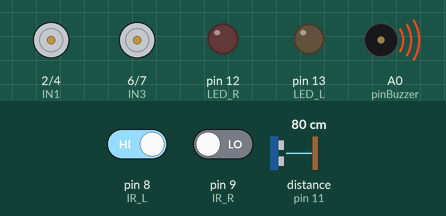
Recording of a sketch running on a simulated Arduino Uno, built with avr-gcc and run on an emulated ATmega328P. Parts: motor-driver pin pairs drawn as motors (green arrow = first pin HIGH = forward, orange = second pin HIGH = backward, longer = more drive, scaled by the enable pin), output pins drawn as LEDs (lit = HIGH), buzzer (waves = sounding). Wiring (inferred from the names in the program): ultrasonic range finder: trigger pin 10; echo pin 11. Dashed ring = blinking. Inputs (shaded band) come from the test bench; at power-on: distance to the obstacle (sensor on pin 11) 80 cm, pin 9 (IR_R) LOW, pin 8 (IR_L) HIGH. The echo pulse lasts 58.3 µs per cm; pins used as bus, display or sensor lines are not drawn; what the sketch prints to the serial monitor is not drawn.

Above: at 1.2 s.
1.3 s: distance to the obstacle (sensor on pin 11) set to 18 cm
4.3 s: distance to the obstacle (sensor on pin 11) set to 13 cm
At 5.1 s:
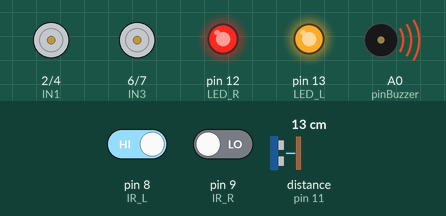
7.3 s: distance to the obstacle (sensor on pin 11) set to 35 cm
At 7.94 s:
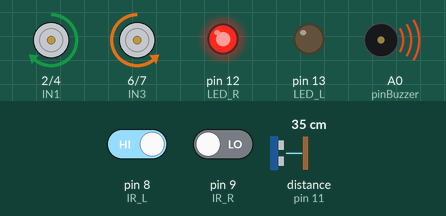
10.3 s: pin 9 (IR_R) driven HIGH
At 11.2 s:
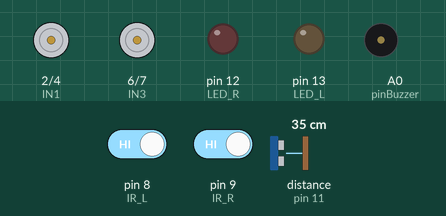
12.1 s: pin 8 (IR_L) driven LOW
At 12.69 s:
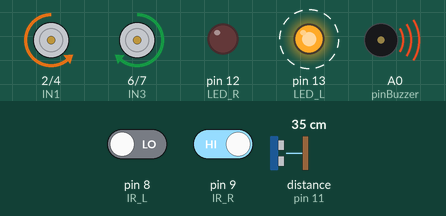
15.1 s: pin 8 (IR_L) driven HIGH
At 15.28 s:
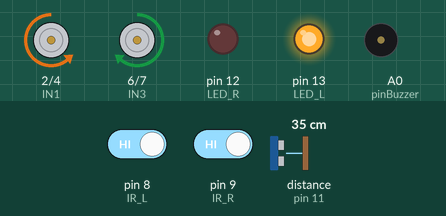
Timing chart, 0 to 17.8 s (numbered marks = the images above; inputs shaded):
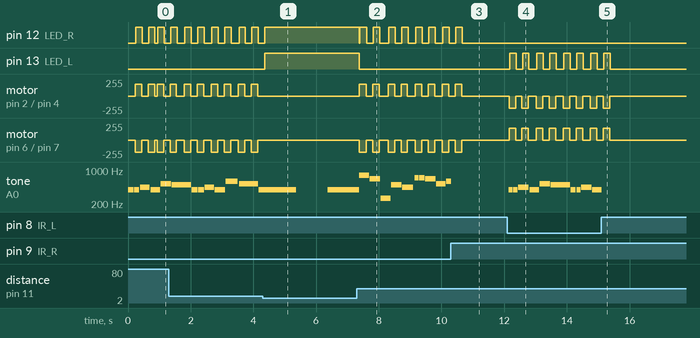

The sketch:

final_code.ino
```cpp
// --- 馬達控制腳位設定區塊 ---
const int ENA = 3, IN1 = 2, IN2 = 4; // 左輪控制
const int ENB = 5, IN3 = 6, IN4 = 7; // 右輪控制

// --- 紅外線循跡感測腳位設定區塊 ---
const int IR_L = 8, IR_R = 9; // 左右紅外線循跡感測器（LOW表示偵測到白線）

// --- LED 腳位設定區塊 ---
const int LED_L = 13;
const int LED_R = 12;

// --- 超音波避障感測器腳位設定區塊 ---
const int Trig = 10, Echo = 11;

// --- 蜂鳴器腳位（DAC輸出） ---
const int pinBuzzer = A0; // 類比腳位 A0

// --- 狀態列舉定義 ---
enum State { IDLE, TURN_RIGHT, TURN_LEFT, MOVE_FORWARD, STOP_MOTORS };
State state = IDLE;

// --- 控制變數 ---
unsigned long lastToggleTime = 0;
bool motorsOn = false;
unsigned long turnStartTime = 0;
const unsigned long turnDuration = 800;

bool ledToggle = false;
bool turnLedToggle = false;

// 生日快樂歌設定（使用頻率）
int doremi[] = {262, 294, 330, 349, 392, 440, 494, 523, 587, 659, 698, 784, 880, 988};

int happybirthday[] = {
  5,5,6,5,8,7,
  5,5,6,5,9,8,
  5,5,12,10,1,7,6,
  11,11,10,8,9,8
};

int meter[] = {
  1,1,2,2,2,4,
  1,1,2,2,2,4,
  1,1,2,2,2,2,2,
  1,1,2,2,2,4
};

int melodyLength = sizeof(happybirthday) / sizeof(int);
int noteIndex = 0;
unsigned long noteStartTime = 0;
bool playingNote = false;

void setup() {
  pinMode(ENA, OUTPUT); pinMode(IN1, OUTPUT); pinMode(IN2, OUTPUT);
  pinMode(ENB, OUTPUT); pinMode(IN3, OUTPUT); pinMode(IN4, OUTPUT);
  pinMode(IR_L, INPUT); pinMode(IR_R, INPUT);
  pinMode(LED_L, OUTPUT); pinMode(LED_R, OUTPUT);
  pinMode(Trig, OUTPUT); pinMode(Echo, INPUT);
  pinMode(pinBuzzer, OUTPUT);

  Serial.begin(9600);
  noteStartTime = millis();
}

void loop() {
  unsigned long currentMillis = millis();

  // 超音波避障偵測
  digitalWrite(Trig, LOW);
  delayMicroseconds(2);
  digitalWrite(Trig, HIGH);
  delayMicroseconds(10);
  digitalWrite(Trig, LOW);

  long dur = pulseIn(Echo, HIGH, 30000);
  float dist = 0;
  if (dur > 0) {
    dist = dur / 58.0;
    Serial.print("距離: "); Serial.print(dist); Serial.println(" cm");
  }

  if (dist > 0 && dist < 15 && state != STOP_MOTORS) {
    Serial.println("前方有障礙物，停止！");
    stopMotors();
    digitalWrite(LED_L, HIGH);
    digitalWrite(LED_R, HIGH);
    delay(1000);
    digitalWrite(LED_L, LOW);
    digitalWrite(LED_R, LOW);
    state = STOP_MOTORS;
    motorsOn = false;
  }

  // 紅外線循跡感測器讀取
  int l = digitalRead(IR_L);
  int r = digitalRead(IR_R);

  switch (state) {
    case IDLE:
      Serial.print("IR_L = "); Serial.print(l);
      Serial.print(", IR_R = "); Serial.println(r);

      if (l == LOW && r == HIGH) {
        Serial.println("開始右轉");
        turnStartTime = currentMillis;
        state = TURN_RIGHT;
        motorsOn = false;
        turnLedToggle = false;
        digitalWrite(LED_L, LOW);
        digitalWrite(LED_R, LOW);

      } else if (l == HIGH && r == LOW) {
        Serial.println("開始左轉");
        turnStartTime = currentMillis;
        state = TURN_LEFT;
        motorsOn = false;
        turnLedToggle = false;
        digitalWrite(LED_L, LOW);
        digitalWrite(LED_R, LOW);

      } else if (l == LOW && r == LOW) {
        Serial.println("前進");
        state = MOVE_FORWARD;
        motorsOn = false;
        digitalWrite(LED_L, LOW);
        digitalWrite(LED_R, LOW);

      } else if (l == HIGH && r == HIGH) {
        Serial.println("停止");
        stopMotors();
        motorsOn = false;
        state = STOP_MOTORS;
        digitalWrite(LED_L, LOW);
        digitalWrite(LED_R, LOW);
      }
      break;

    case TURN_RIGHT:
      if (currentMillis - turnStartTime >= turnDuration) {
        Serial.println("右轉完成，回到IDLE");
        stopMotors();
        motorsOn = false;
        digitalWrite(LED_L, LOW);
        digitalWrite(LED_R, LOW);
        state = IDLE;
      } else {
        if (currentMillis - lastToggleTime >= 200) {
          lastToggleTime = currentMillis;
          motorsOn = !motorsOn;
          turnLedToggle = !turnLedToggle;

          if (motorsOn) {
            startRightTurn(); Serial.println("右轉馬達開");
          } else {
            stopMotors(); Serial.println("右轉馬達停");
          }

          digitalWrite(LED_L, turnLedToggle ? HIGH : LOW);
          digitalWrite(LED_R, LOW);
        }
      }
      break;

    case TURN_LEFT:
      if (currentMillis - turnStartTime >= turnDuration) {
        Serial.println("左轉完成，回到IDLE");
        stopMotors();
        motorsOn = false;
        digitalWrite(LED_L, LOW);
        digitalWrite(LED_R, LOW);
        state = IDLE;
      } else {
        if (currentMillis - lastToggleTime >= 200) {
          lastToggleTime = currentMillis;
          motorsOn = !motorsOn;
          turnLedToggle = !turnLedToggle;

          if (motorsOn) {
            startLeftTurn(); Serial.println("左轉馬達開");
          } else {
            stopMotors(); Serial.println("左轉馬達停");
          }

          digitalWrite(LED_R, turnLedToggle ? HIGH : LOW);
          digitalWrite(LED_L, LOW);
        }
      }
      break;

    case MOVE_FORWARD:
      if (!(l == LOW && r == LOW)) {
        Serial.println("前進感測器條件不符，停止並回IDLE");
        stopMotors();
        digitalWrite(LED_L, LOW);
        digitalWrite(LED_R, LOW);
        motorsOn = false;
        state = IDLE;
      } else {
        if (currentMillis - lastToggleTime >= 100) {
          lastToggleTime = currentMillis;
          motorsOn = !motorsOn;
          ledToggle = !ledToggle;

          if (motorsOn) {
            moveForward(); Serial.println("前進馬達開");
          } else {
            stopMotors(); Serial.println("前進馬達停");
          }

          if (ledToggle) {
            digitalWrite(LED_L, HIGH);
            digitalWrite(LED_R, LOW);
          } else {
            digitalWrite(LED_L, LOW);
            digitalWrite(LED_R, HIGH);
          }
        }
      }
      break;

    case STOP_MOTORS:
      stopMotors();
      digitalWrite(LED_L, LOW);
      digitalWrite(LED_R, LOW);
      motorsOn = false;
      state = IDLE;
      break;
  }

  // --- 非阻塞生日快樂歌播放（偵測兩個感測器同時HIGH就停止唱並重置） ---
  if (l == HIGH && r == HIGH) {
    // 兩個HIGH時停止並重置
    noTone(pinBuzzer);
    noteIndex = 0;
    playingNote = false;
    noteStartTime = currentMillis;
  } else {
    // 其他情況持續播放（轉彎時不重置）
    playHappyBirthdayNonBlocking(currentMillis);
  }
}

// 馬達控制函式
void startRightTurn() {
  digitalWrite(IN1, LOW);
  digitalWrite(IN2, HIGH);
  analogWrite(ENA, 180);

  digitalWrite(IN3, HIGH);
  digitalWrite(IN4, LOW);
  analogWrite(ENB, 180);
}

void startLeftTurn() {
  digitalWrite(IN1, HIGH);
  digitalWrite(IN2, LOW);
  analogWrite(ENA, 180);

  digitalWrite(IN3, LOW);
  digitalWrite(IN4, HIGH);
  analogWrite(ENB, 180);
}

void moveForward() {
  digitalWrite(IN1, HIGH);
  digitalWrite(IN2, LOW);
  analogWrite(ENA, 200);

  digitalWrite(IN3, HIGH);
  digitalWrite(IN4, LOW);
  analogWrite(ENB, 200);
}

void stopMotors() {
  digitalWrite(IN1, LOW);
  digitalWrite(IN2, LOW);
  analogWrite(ENA, 0);

  digitalWrite(IN3, LOW);
  digitalWrite(IN4, LOW);
  analogWrite(ENB, 0);
}

// 非阻塞播放生日快樂歌函式
void playHappyBirthdayNonBlocking(unsigned long currentMillis) {
  if (!playingNote) {
    // 開始新音符
    int freq = doremi[happybirthday[noteIndex] - 1];
    int duration = meter[noteIndex] * 150;

    playToneStart(freq);

    noteStartTime = currentMillis;
    playingNote = true;
  }

  // 檢查是否該停止目前音符
  int duration = meter[noteIndex] * 150;
  if (currentMillis - noteStartTime >= duration) {
    playToneStop();

    noteIndex++;
    if (noteIndex >= melodyLength) {
      noteIndex = 0;
    }
    playingNote = false;
  }
}

void playToneStart(int frequency) {
  tone(pinBuzzer, frequency);
}

void playToneStop() {
  noTone(pinBuzzer);
}
```

Measured:
- the behaviour switches between 16 and 15 cm on distance to the obstacle (sensor on pin 11) (found by bisection; images 0 and 1)
- after the input at 4.3 s, pin 13 (LED_L): LOW → HIGH after 0.07 s; motor on pin 2 (IN1) / pin 4 (IN2), motor on pin 6 (IN3) / pin 7 (IN4): stops changing and stays stopped
- after the input at 7.3 s, pin 12 (LED_R): HIGH → LOW after 0.07 s, then repeats every 0.92 s: HIGH 0.22 s, LOW 0.20 s, HIGH 0.20 s, LOW 0.29 s; pin 13 (LED_L): HIGH → LOW after 0.07 s
- after the input at 10.3 s, pin 12 (LED_R): goes on until 10.7 s, then stays LOW; motor on pin 2 (IN1) / pin 4 (IN2), motor on pin 6 (IN3) / pin 7 (IN4): goes on until 10.6 s, then stays stopped
- after the input at 12.1 s, pin 13 (LED_L): alternates HIGH for 0.20 s and LOW for 0.23 s, starting after 0.08 s; motor on pin 2 (IN1) / pin 4 (IN2): alternates backward 180/255 for 0.20 s and stopped for 0.23 s, starting after 0.06 s
- after the input at 15.1 s, pin 13 (LED_L): goes on until 15.4 s, then stays LOW; motor on pin 2 (IN1) / pin 4 (IN2), motor on pin 6 (IN3) / pin 7 (IN4): goes on until 15.4 s, then stays stopped; tone on A0 (pinBuzzer): goes on until 15.1 s, then stays silent
- by itself, motor on pin 2 (IN1) / pin 4 (IN2): alternates forward 180/255 for 0.20 s and stopped for 0.23 s
- by itself, motor on pin 6 (IN3) / pin 7 (IN4): alternates backward 180/255 for 0.20 s and stopped for 0.23 s
